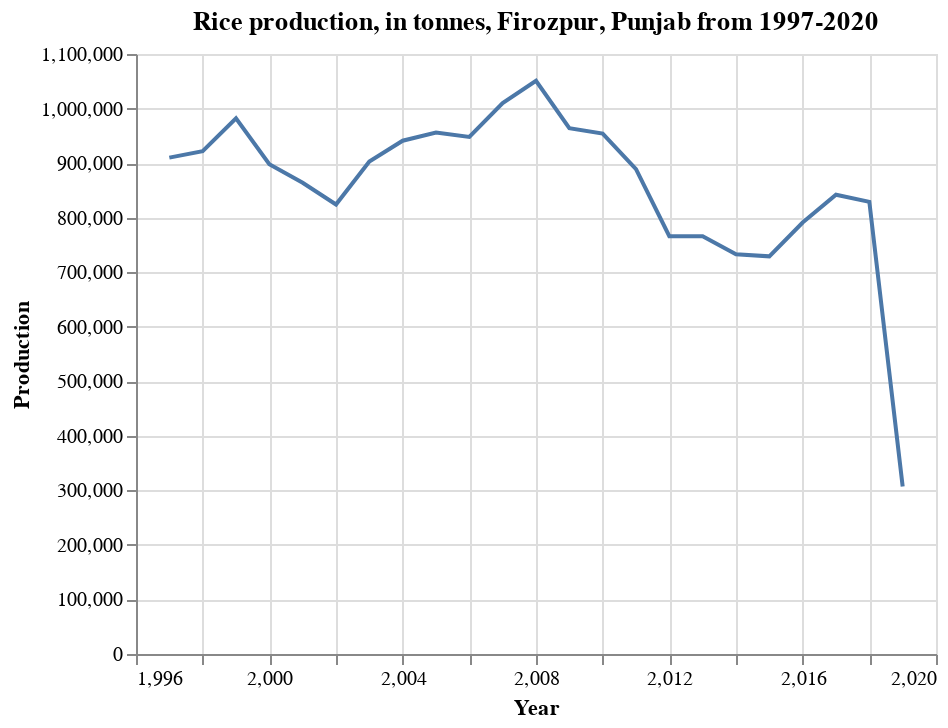

Source (notebook cell):
### Markdown cell above
### Firozpur

### Code cell
df_pj_fi = df_pj_rice.loc[df['District'] == 'FIROZEPUR']

alt.Chart(df_pj_fi).mark_line().encode(
    x='Year',
    y=('Production')
).properties(
    title='Rice production, in tonnes, Firozpur, Punjab from 1997-2020')

### Figure 1 — Vega-Lite specification as saved in the notebook (floating-point values rounded to 4 significant figures)
{"config": {"view": {"continuousWidth": 400, "continuousHeight": 300}}, "data": {"name": "data-7399149878cb3b5ee6f386e2760c9222"}, "mark": "line", "encoding": {"x": {"field": "Year", "type": "quantitative"}, "y": {"field": "Production", "type": "quantitative"}}, "title": "Rice production, in tonnes, Firozpur, Punjab from 1997-2020", "$schema": "https://vega.github.io/schema/vega-lite/v4.17.0.json", "datasets": {"data-7399149878cb3b5ee6f386e2760c9222": [{"State": "Punjab", "District": "FIROZEPUR", "Crop": "Rice", "Year": 2001, "Season": "Kharif", "Area": 230000.0, "Area Units": "Hectare", "Production": 864000.0, "Production Units": "Tonnes", "Yield": 3.757}, {"State": "Punjab", "District": "FIROZEPUR", "Crop": "Rice", "Year": 2002, "Season": "Kharif", "Area": 234000.0, "Area Units": "Hectare", "Production": 824000.0, "Production Units": "Tonnes", "Yield": 3.521}, {"State": "Punjab", "District": "FIROZEPUR", "Crop": "Rice", "Year": 2003, "Season": "Kharif", "Area": 244000.0, "Area Units": "Hectare", "Production": 903000.0, "Production Units": "Tonnes", "Yield": 3.701}, {"State": "Punjab", "District": "FIROZEPUR", "Crop": "Rice", "Year": 2004, "Season": "Kharif", "Area": 238000.0, "Area Units": "Hectare", "Production": 941000.0, "Production Units": "Tonnes", "Yield": 3.954}, {"State": "Punjab", "District": "FIROZEPUR", "Crop": "Rice", "Year": 2005, "Season": "Kharif", "Area": 236000.0, "Area Units": "Hectare", "Production": 956000.0, "Production Units": "Tonnes", "Yield": 4.051}, {"State": "Punjab", "District": "FIROZEPUR", "Crop": "Rice", "Year": 2006, "Season": "Kharif", "Area": 235000.0, "Area Units": "Hectare", "Production": 948000.0, "Production Units": "Tonnes", "Yield": 4.034}, {"State": "Punjab", "District": "FIROZEPUR", "Crop": "Rice", "Year": 2007, "Season": "Kharif", "Area": 243000.0, "Area Units": "Hectare", "Production": 1010000.0, "Production Units": "Tonnes", "Yield": 4.156}, {"State": "Punjab", "District": "FIROZEPUR", "Crop": "Rice", "Year": 2008, "Season": "Kharif", "Area": 260000.0, "Area Units": "Hectare", "Production": 1051000.0, "Production Units": "Tonnes", "Yield": 4.042}, {"State": "Punjab", "District": "FIROZEPUR", "Crop": "Rice", "Year": 2009, "Season": "Kharif", "Area": 262000.0, "Area Units": "Hectare", "Production": 964000.0, "Production Units": "Tonnes", "Yield": 3.679}, {"State": "Punjab", "District": "FIROZEPUR", "Crop": "Rice", "Year": 2010, "Season": "Kharif", "Area": 258000.0, "Area Units": "Hectare", "Production": 954000.0, "Production Units": "Tonnes", "Yield": 3.698}, {"State": "Punjab", "District": "FIROZEPUR", "Crop": "Rice", "Year": 2011, "Season": "Kharif", "Area": 257000.0, "Area Units": "Hectare", "Production": 889000.0, "Production Units": "Tonnes", "Yield": 3.459}, {"State": "Punjab", "District": "FIROZEPUR", "Crop": "Rice", "Year": 2012, "Season": "Kharif", "Area": 182000.0, "Area Units": "Hectare", "Production": 766000.0, "Production Units": "Tonnes", "Yield": 4.209}, {"State": "Punjab", "District": "FIROZEPUR", "Crop": "Rice", "Year": 2013, "Season": "Kharif", "Area": 183000.0, "Area Units": "Hectare", "Production": 766000.0, "Production Units": "Tonnes", "Yield": 4.186}, {"State": "Punjab", "District": "FIROZEPUR", "Crop": "Rice", "Year": 2014, "Season": "Kharif", "Area": 189000.0, "Area Units": "Hectare", "Production": 733000.0, "Production Units": "Tonnes", "Yield": 3.878}, {"State": "Punjab", "District": "FIROZEPUR", "Crop": "Rice", "Year": 2015, "Season": "Kharif", "Area": 187000.0, "Area Units": "Hectare", "Production": 729000.0, "Production Units": "Tonnes", "Yield": 3.898}, {"State": "Punjab", "District": "FIROZEPUR", "Crop": "Rice", "Year": 2016, "Season": "Kharif", "Area": 187000.0, "Area Units": "Hectare", "Production": 791000.0, "Production Units": "Tonnes", "Yield": 4.23}, {"State": "Punjab", "District": "FIROZEPUR", "Crop": "Rice", "Year": 2017, "Season": "Kharif", "Area": 185000.0, "Area Units": "Hectare", "Production": 842000.0, "Production Units": "Tonnes", "Yield": 4.551}, {"State": "Punjab", "District": "FIROZEPUR", "Crop": "Rice", "Year": 2018, "Season": "Kharif", "Area": 186000.0, "Area Units": "Hectare", "Production": 829000.0, "Production Units": "Tonnes", "Yield": 4.457}, {"State": "Punjab", "District": "FIROZEPUR", "Crop": "Rice", "Year": 2019, "Season": "Kharif", "Area": 114000.0, "Area Units": "Hectare", "Production": 307000.0, "Production Units": "Tonnes", "Yield": 2.693}, {"State": "Punjab", "District": "FIROZEPUR", "Crop": "Rice", "Year": 1997, "Season": "Kharif", "Area": 252000.0, "Area Units": "Hectare", "Production": 910000.0, "Production Units": "Tonnes", "Yield": 3.611}, {"State": "Punjab", "District": "FIROZEPUR", "Crop": "Rice", "Year": 1998, "Season": "Kharif", "Area": 275000.0, "Area Units": "Hectare", "Production": 922000.0, "Production Units": "Tonnes", "Yield": 3.353}, {"State": "Punjab", "District": "FIROZEPUR", "Crop": "Rice", "Year": 1999, "Season": "Kharif", "Area": 280000.0, "Area Units": "Hectare", "Production": 982000.0, "Production Units": "Tonnes", "Yield": 3.507}, {"State": "Punjab", "District": "FIROZEPUR", "Crop": "Rice", "Year": 2000, "Season": "Kharif", "Area": 248000.0, "Area Units": "Hectare", "Production": 898000.0, "Production Units": "Tonnes", "Yield": 3.621}]}}
